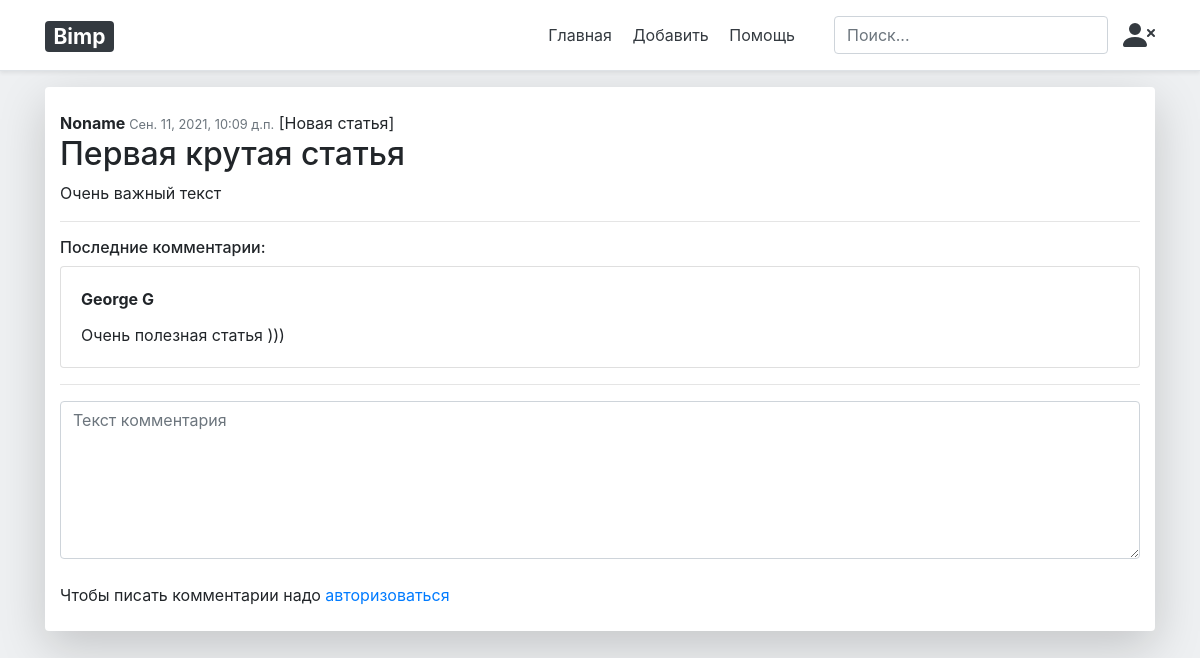
The app's page /article/1 with its own data.
### main/models.py (models this page shows, shortened)
class Article(models.Model):
    user: User = models.ForeignKey(User, on_delete=models.SET_NULL, null=True)
    article_title = models.CharField("название статьи", max_length=200)
    article_text = models.TextField("текст статьи")
    article_introduction = models.TextField("Вступление статьи", default="...", max_length=500)
    introduction_img = models.CharField("картинка вступления", max_length=200, default="", blank=True)
    pub_date = models.DateTimeField("дата публикации")
    def was_publish_recently(self):
        return (timezone.now() - self.pub_date) <= datetime.timedelta(days=7)
    class Meta:
        verbose_name = "Статья"
        verbose_name_plural = "Статьи"

class Comment(models.Model):
    article = models.ForeignKey(Article, on_delete=models.CASCADE)
    author_name = models.CharField("имя автора", max_length=50)
    comment_text = models.CharField("текст коментария", max_length=200)
    class Meta:
        verbose_name = "Комментарий"
        verbose_name_plural = "Комментарии"

### main/views.py (the view)
# urls.py: path('article/<int:article_id>', views.article, name='article'),
def article(request: HttpRequest, article_id):
    try:
        a = Article.objects.get(id=article_id)
    except Article.DoesNotExist:
        raise Http404("Статья не найдена!")
    c = a.comment_set.order_by('-id')[:10]
    return render(request, 'main/article.html', {"article": a, "last_comments": c})

### main/templates/main/article.html (shortened to what this page needs)
{% extends 'base.html' %}
{% block content %}
    <div class="container shadow-lg bg-white rounded">
        <br>
        <div>
            <span class="font-weight-bolder">
                {% if article.user %}
                    {{article.user.username}}
                {% else %}
                    Noname
                {% endif %}
            </span>
            <span class="text-secondary small em">{{article.pub_date}}</span>
            {% if article.was_publish_recently %}
                [Новая статья]
            {% endif %}
        </div>
        <h2>{{article.article_title}}</h2>
        <p>{{article.article_text|safe}}</p>
        <hr>
        <h6>Последние комментарии:</h6>
        {% if last_comments %}
            <div class="cards">
            {% for c in last_comments %}
                <div class="card mb-3">
                    <div class="card-body border-primary border-dark">
                            <p class="card-title"><strong class="text-right">{{c.author_name}}</strong></p>
                            <p class="card-text">{{c.comment_text}}</p>
                    </div>
                </div>
            {% endfor %}
            </div>
        {% else %}
            Комментариев пока нет будьте первым =)
        {% endif %}
        <hr>
        <form action="{% url 'main:post_comment' article.id %}" method="post">
            <textarea name="text" required placeholder="Текст комментария" cols="60" rows="6" class="form-control"></textarea><br>
            {% if user.is_authenticated %}
                <button type="submit" class="btn btn-success">Отправить комментарий</button>
            {% else %}
                <span class="warning">Чтобы писать комментарии надо <a href="{% url 'main:login' %}">авторизоваться</a></span>
            {% endif %}
        </form>
        <br>
    </div>
{% endblock %}

### records on screen
Article: pub_date "Сен. 11, 2021, 10:09 д.п.", article_title "Первая крутая статья", article_text "Очень важный текст"
Comment: author_name "George G", comment_text "Очень полезная статья )))"
